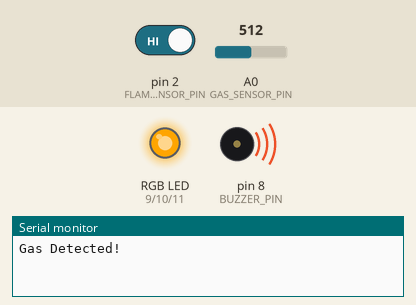
This sketch was run on a simulated Arduino Uno, built with avr-gcc and run on an emulated ATmega328P. Parts: an RGB LED mixed from three pins (HIGH = lit), buzzer (waves = sounding), the last lines printed to the serial monitor. The test bench sets the inputs (shaded band); at power-on: A0 (GAS_SENSOR_PIN) = 512, pin 2 (FLAME_SENSOR_PIN) HIGH.

Above: at 1.2 s.
1.3 s: A0 (GAS_SENSOR_PIN) set to 310
2.8 s: A0 (GAS_SENSOR_PIN) set to 291
At 3.4 s:
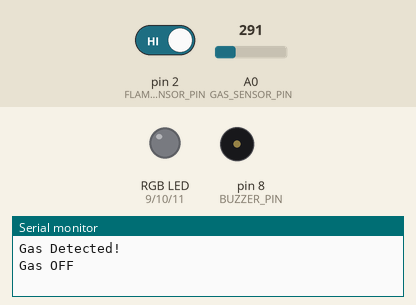
4.3 s: pin 2 (FLAME_SENSOR_PIN) driven LOW
At 4.6 s:
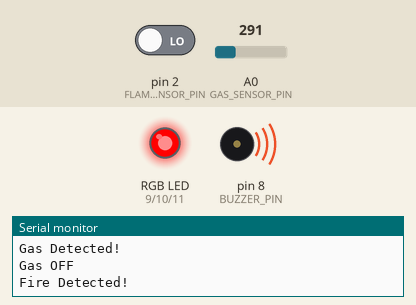
5.8 s: A0 (GAS_SENSOR_PIN) set to 306
At 7.0 s:
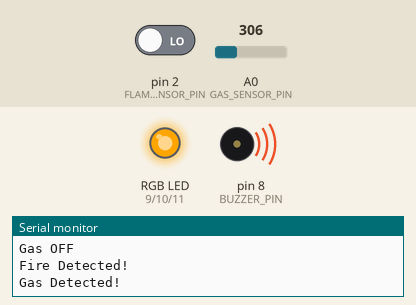
7.3 s: A0 (GAS_SENSOR_PIN) set to 290
At 8.2 s:
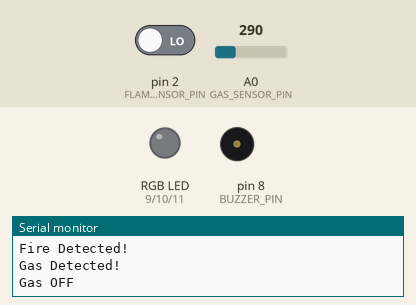
Timing chart, 0 to 10.3 s (numbered marks = the images above; inputs shaded):
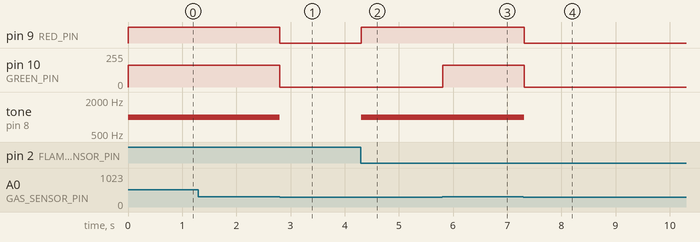

The sketch:

Arduino_Detector.ino
```cpp
// 핀 정의
const int FLAME_SENSOR_PIN = 2;  // 불꽃 감지 센서 핀
const int GAS_SENSOR_PIN = A0;   // MQ-2 가스 센서 핀
const int BUZZER_PIN = 8;        // 피에조 부저 핀
const int RED_PIN = 9;           // RGB LED 빨간색 핀
const int GREEN_PIN = 10;        // RGB LED 초록색 핀
const int BLUE_PIN = 11;         // RGB LED 파란색 핀

// 임계값 설정
const int GAS_THRESHOLD = 300;   // 가스 감지 임계값, 센서에 따라 조정 필요

// 상태 변수
bool isFireDetected = false;
bool isGasDetected = false;

void setup() {
  Serial.begin(9600);

  pinMode(FLAME_SENSOR_PIN, INPUT);
  pinMode(GAS_SENSOR_PIN, INPUT);
  pinMode(BUZZER_PIN, OUTPUT);
  pinMode(RED_PIN, OUTPUT);
  pinMode(GREEN_PIN, OUTPUT);
  pinMode(BLUE_PIN, OUTPUT);

  // 초기 상태: LED 꺼짐
  setLEDColor(0, 0, 0);
}

void loop() {
  // 불꽃 감지
  int flameValue = digitalRead(FLAME_SENSOR_PIN);
  if (flameValue == LOW && !isFireDetected) {
    isFireDetected = true;
    Serial.println("Fire Detected!");
    activateAlarm(true);
  } else if (flameValue == HIGH && isFireDetected) {
    isFireDetected = false;
    Serial.println("Fire OFF");
    deactivateAlarm();
  }

  // 가스 감지
  int gasValue = analogRead(GAS_SENSOR_PIN);
  if (gasValue > GAS_THRESHOLD && !isGasDetected) {
    isGasDetected = true;
    Serial.println("Gas Detected!");
    activateAlarm(false);
  } else if (gasValue <= GAS_THRESHOLD && isGasDetected) {
    isGasDetected = false;
    Serial.println("Gas OFF");
    deactivateAlarm();
  }

  delay(100);  // 약간의 지연을 두어 안정성 향상
}

void activateAlarm(bool isFireAlarm) {
  if (isFireAlarm) {
    setLEDColor(255, 0, 0);  // 빨간색
  } else {
    setLEDColor(255, 165, 0);  // 주황색 (가스 경보)
  }
  tone(BUZZER_PIN, 1000);  // 1kHz 경고음
}

void deactivateAlarm() {
  setLEDColor(0, 0, 0);  // LED 끄기
  noTone(BUZZER_PIN);    // 부저 끄기
}

void setLEDColor(int red, int green, int blue) {
  analogWrite(RED_PIN, red);
  analogWrite(GREEN_PIN, green);
  analogWrite(BLUE_PIN, blue);
}
```

Measured:
- the behaviour switches between 301 and 300 on A0 (GAS_SENSOR_PIN) (found by bisection; images 0 and 1)
- after the input at 1.3 s, every drawn part: stays the same
- after the input at 2.8 s, pin 9 (RED_PIN): HIGH → LOW at once; pin 10 (GREEN_PIN): 165/255 → 0/255 at once; tone on pin 8 (BUZZER_PIN): 1000 Hz → silent at once
- after the input at 4.3 s, pin 9 (RED_PIN): LOW → HIGH at once; tone on pin 8 (BUZZER_PIN): silent → 1000 Hz at once
- after the input at 5.8 s, pin 10 (GREEN_PIN): 0/255 → 165/255 at once
- after the input at 7.3 s, pin 9 (RED_PIN): HIGH → LOW at once; pin 10 (GREEN_PIN): 165/255 → 0/255 at once; tone on pin 8 (BUZZER_PIN): 1000 Hz → silent at once
